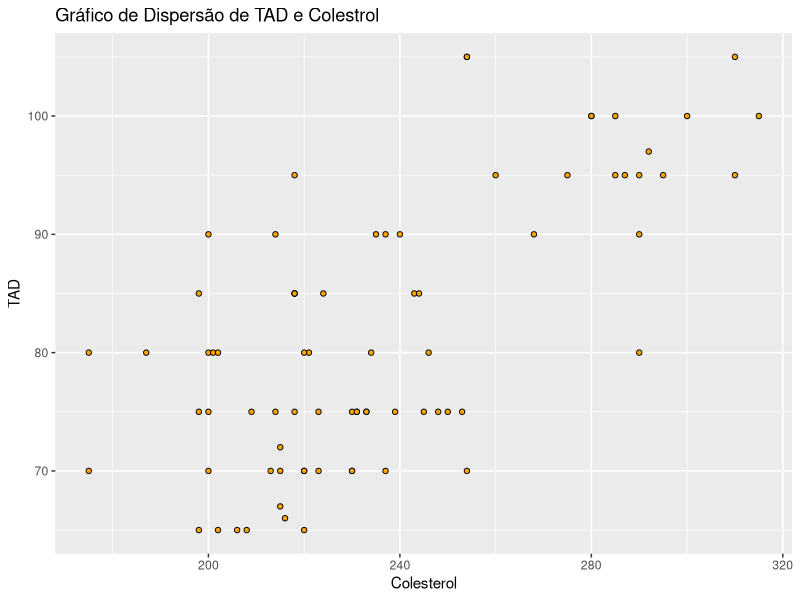

The R source for this figure:
library("openxlsx")
library("ggplot2")
library("dplyr")
library("reshape2")
library("stringr")
library("data.table")

variaveis <- c("Colesterol", "TAD")


dados <- read.xlsx("./Ex04/Utentes.xlsx") %>%  select(variaveis)


p <- ggplot(dados, aes(x = Colesterol, y= TAD)) +
  geom_point(color= 'black', fill='orange', shape= 21) +
  labs(title = "Gráfico de Dispersão de TAD e Colestrol") 
p
